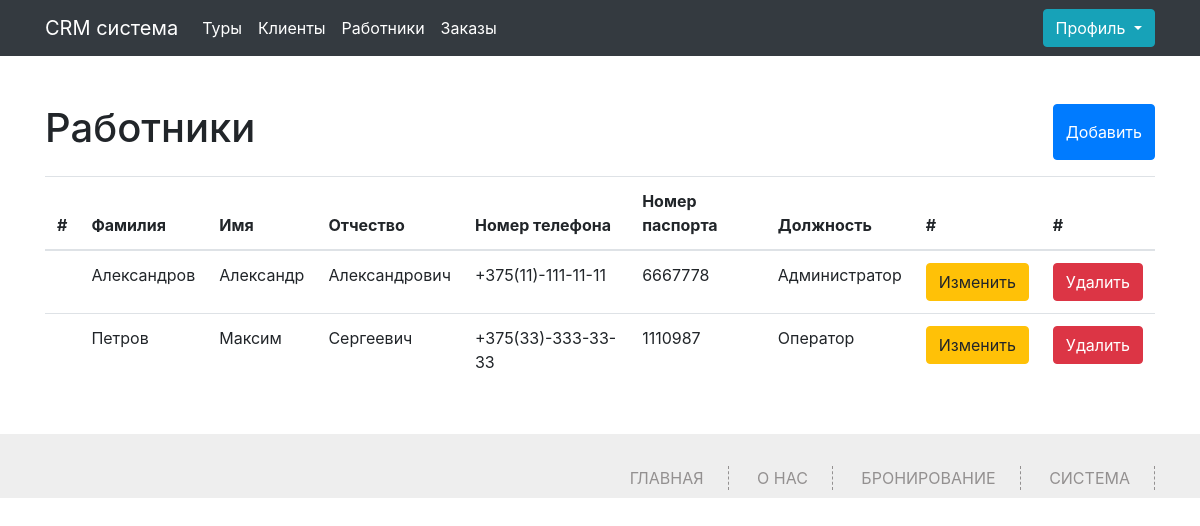
The page /workers (signed in) on the database as committed earlier.
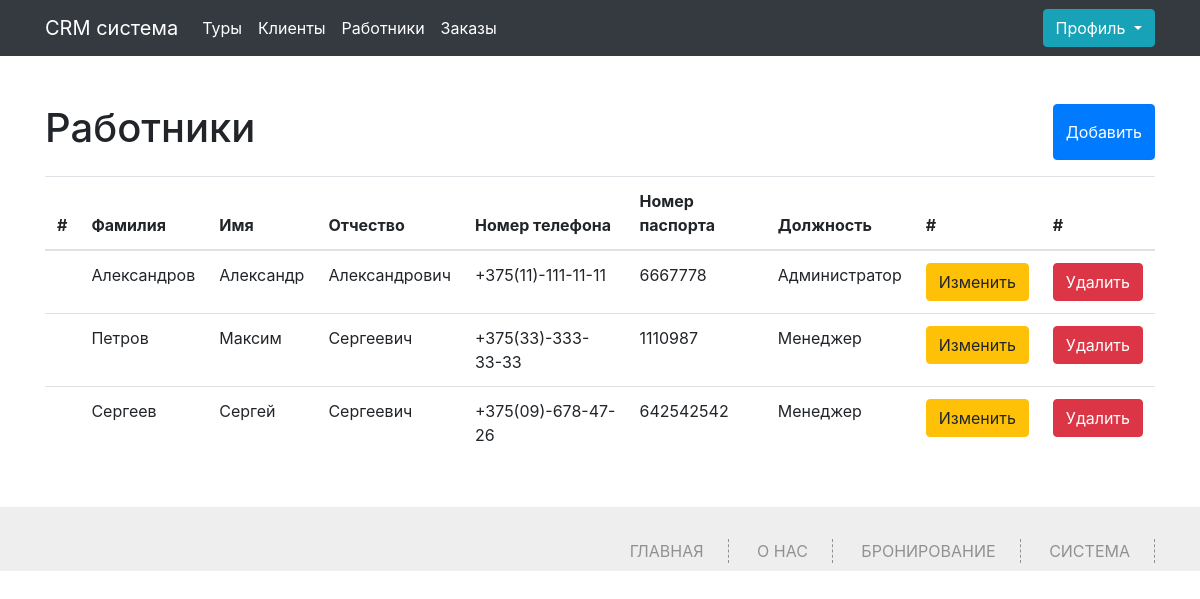
The same page on the database as committed later.
### app.py (models this page shows, shortened)
class Worker(db.Model):
    id = db.Column(db.Integer,primary_key=True)
    name = db.Column(db.String(100))
    surname = db.Column(db.String(100))
    secondname = db.Column(db.String(100))
    phone = db.Column(db.Integer,unique=True)
    pasport = db.Column(db.Integer,unique=True)
    job = db.Column(db.String(100))
    password = db.Column(db.String(100))
    root = db.Column(db.Integer, default=0)
    order_id = db.relationship('Orders', backref='worker', lazy='dynamic')

### app.py (the view, shortened to what this page needs)
@app.route('/workers', methods=['GET', 'POST'])
def workers():
    if 'name' not in session:
        abort(401)
    workers = Worker.query.all()
    return render_template("workers.html",workers=workers)

### app.py (called while the page is built)
@app.context_processor
def inject_user():
    def get_user_name():
        if 'name' in session:
            return Worker.query.filter_by(phone=session['name']).first()
    return dict(active_user=get_user_name())

### templates/workers.html (shortened to what this page needs)
{% extends 'base.html' %}
{% block main %}
<div class="container">
	<div class="content my-5">
		<div class="d-flex justify-content-between my-3">
			<h1>Работники</h1>
			<button type="button" class="btn btn-primary" data-toggle="modal" data-target="#exampleModal">
				Добавить
			  </button>
		</div>
  {% if not workers%}
  <h2>Список пуст!</h2>
  {%else%}
		<table class="table">
			<thead>
			  <tr>
				<th scope="col">#</th>
				<th scope="col">Фамилия</th>
				<th scope="col">Имя</th>
				<th scope="col">Отчество</th>
				<th scope="col">Номер телефона</th>
				<th scope="col">Номер паспорта</th>
				<th scope="col">Должность</th>
				<th scope="col">#</th>
				<th scope="col">#</th>
			  </tr>
			</thead>
			<tbody>
				{%for worker in workers%}
			  <tr>
				<th scope="row"></th>
				<td>{{worker.surname}}</td>
				<td>{{worker.name}}</td>
				<td>{{worker.secondname}}</td>
				<td>{{worker.phone}}</td>
				<td>{{worker.pasport}}</td>
				<td>{{worker.job}}</td>
<td>				<button type="button" class="btn btn-warning {%if active_user.root==0 %} invisible {%endif%}" data-toggle="modal" data-target="#exampleModal{{worker.id}}"> Изменить</button>
</td>
				<td><a href="/delete_worker/{{worker.id}}" class="btn btn-danger  {%if active_user.root==0 %} invisible {%endif%}">Удалить</a></td>
			  </tr>
			  {%endfor%}
			</tbody>
		  </table>
		  {%endif%}
	</div>
</div>
{% endblock %}

Rows that differ between the two databases and show on the page:
changed Worker "Петров": job "Оператор" → "Менеджер"
added Worker: surname "Сергеев", name "Сергей", secondname "Сергеевич", phone "+375(09)-678-47-26", pasport "642542542", job "Менеджер"
